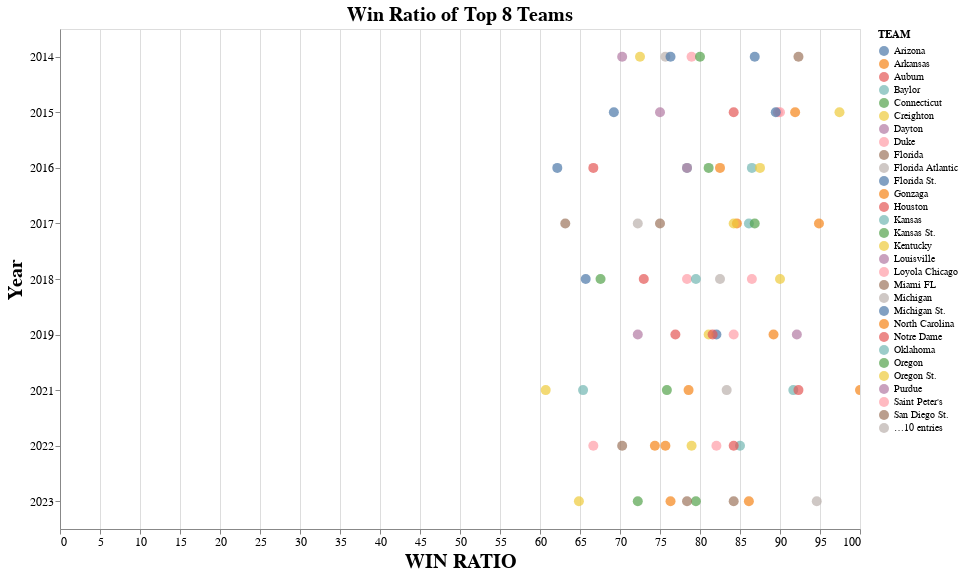

Notebook cell for this chart:
### Code cell
#PLOTTING WIN RATIOS OF TOP 8 TEAMS EVERY YEAR 

WR_Top8 = alt.Chart(top8_teams).mark_point().mark_circle(size=100).encode(
    y='Year:O',
    x='WIN RATIO:Q',
    color='TEAM',
    tooltip=['TEAM', 'Year', 'WIN RATIO', 'POSTSEASON']
).properties(
    title='Win Ratio of Top 8 Teams',
    width=800,
    height=500,
).interactive().configure_title(
    fontSize=20,  # Increase the title font size
    font='Courier',  # Set a different font if needed
    color='black'   # Set title font color to white
).configure_axis(
    labelColor='black',# Set axis label color to white
    labelFontSize = 12,
    titleFont ='Courier',
    titleFontWeight = 'bold',
    titleFontSize = 20,
    titleColor='black'   # Set axis title color to white
)  # Set the background to dark

#WIN RATIO of E8 Teams over the years
WR_Top8.save('WR_top8Teams.html')
display(WR_Top8)

### Figure 1 — Vega-Lite specification as saved in the notebook (floating-point values rounded to 4 significant figures)
{"config": {"view": {"continuousWidth": 300, "continuousHeight": 300}, "axis": {"labelColor": "black", "labelFontSize": 12, "titleColor": "black", "titleFont": "Courier", "titleFontSize": 20, "titleFontWeight": "bold"}, "title": {"color": "black", "font": "Courier", "fontSize": 20}}, "data": {"name": "data-5c537bbfaba63a4a2c3e87cc8abe3e94"}, "mark": {"type": "circle", "size": 100}, "encoding": {"color": {"field": "TEAM", "type": "nominal"}, "tooltip": [{"field": "TEAM", "type": "nominal"}, {"field": "Year", "type": "quantitative"}, {"field": "WIN RATIO", "type": "quantitative"}, {"field": "POSTSEASON", "type": "nominal"}], "x": {"field": "WIN RATIO", "type": "quantitative"}, "y": {"field": "Year", "type": "ordinal"}}, "height": 500, "params": [{"name": "param_1", "select": {"type": "interval", "encodings": ["x", "y"]}, "bind": "scales"}], "title": "Win Ratio of Top 8 Teams", "width": 800, "$schema": "https://vega.github.io/schema/vega-lite/v5.8.0.json", "datasets": {"data-5c537bbfaba63a4a2c3e87cc8abe3e94": [{"Year": 2014, "TEAM": "Arizona", "G": 38, "W": 33, "WIN RATIO": 86.84, "POSTSEASON": "E8"}, {"Year": 2014, "TEAM": "Florida", "G": 39, "W": 36, "WIN RATIO": 92.31, "POSTSEASON": "F4"}, {"Year": 2014, "TEAM": "Michigan", "G": 37, "W": 28, "WIN RATIO": 75.68, "POSTSEASON": "E8"}, {"Year": 2014, "TEAM": "Wisconsin", "G": 38, "W": 30, "WIN RATIO": 78.95, "POSTSEASON": "F4"}, {"Year": 2014, "TEAM": "Michigan St.", "G": 38, "W": 29, "WIN RATIO": 76.32, "POSTSEASON": "E8"}, {"Year": 2014, "TEAM": "Connecticut", "G": 40, "W": 32, "WIN RATIO": 80.0, "POSTSEASON": "Champions"}, {"Year": 2014, "TEAM": "Kentucky", "G": 40, "W": 29, "WIN RATIO": 72.5, "POSTSEASON": "2ND"}, {"Year": 2014, "TEAM": "Dayton", "G": 37, "W": 26, "WIN RATIO": 70.27, "POSTSEASON": "E8"}, {"Year": 2015, "TEAM": "Wisconsin", "G": 40, "W": 36, "WIN RATIO": 90.0, "POSTSEASON": "2ND"}, {"Year": 2015, "TEAM": "Duke", "G": 39, "W": 35, "WIN RATIO": 89.74, "POSTSEASON": "Champions"}, {"Year": 2015, "TEAM": "Arizona", "G": 38, "W": 34, "WIN RATIO": 89.47, "POSTSEASON": "E8"}, {"Year": 2015, "TEAM": "Gonzaga", "G": 37, "W": 34, "WIN RATIO": 91.89, "POSTSEASON": "E8"}, {"Year": 2015, "TEAM": "Louisville", "G": 36, "W": 27, "WIN RATIO": 75.0, "POSTSEASON": "E8"}, {"Year": 2015, "TEAM": "Notre Dame", "G": 38, "W": 32, "WIN RATIO": 84.21, "POSTSEASON": "E8"}, {"Year": 2015, "TEAM": "Kentucky", "G": 39, "W": 38, "WIN RATIO": 97.44, "POSTSEASON": "F4"}, {"Year": 2015, "TEAM": "Michigan St.", "G": 39, "W": 27, "WIN RATIO": 69.23, "POSTSEASON": "F4"}, {"Year": 2016, "TEAM": "Kansas", "G": 37, "W": 32, "WIN RATIO": 86.49, "POSTSEASON": "E8"}, {"Year": 2016, "TEAM": "North Carolina", "G": 40, "W": 33, "WIN RATIO": 82.5, "POSTSEASON": "2ND"}, {"Year": 2016, "TEAM": "Notre Dame", "G": 36, "W": 24, "WIN RATIO": 66.67, "POSTSEASON": "E8"}, {"Year": 2016, "TEAM": "Oklahoma", "G": 37, "W": 29, "WIN RATIO": 78.38, "POSTSEASON": "F4"}, {"Year": 2016, "TEAM": "Oregon", "G": 37, "W": 30, "WIN RATIO": 81.08, "POSTSEASON": "E8"}, {"Year": 2016, "TEAM": "Syracuse", "G": 37, "W": 23, "WIN RATIO": 62.16, "POSTSEASON": "F4"}, {"Year": 2016, "TEAM": "Villanova", "G": 40, "W": 35, "WIN RATIO": 87.5, "POSTSEASON": "Champions"}, {"Year": 2016, "TEAM": "Virginia", "G": 37, "W": 29, "WIN RATIO": 78.38, "POSTSEASON": "E8"}, {"Year": 2017, "TEAM": "Gonzaga", "G": 39, "W": 37, "WIN RATIO": 94.87, "POSTSEASON": "2ND"}, {"Year": 2017, "TEAM": "North Carolina", "G": 39, "W": 33, "WIN RATIO": 84.62, "POSTSEASON": "Champions"}, {"Year": 2017, "TEAM": "Kansas", "G": 36, "W": 31, "WIN RATIO": 86.11, "POSTSEASON": "E8"}, {"Year": 2017, "TEAM": "Kentucky", "G": 38, "W": 32, "WIN RATIO": 84.21, "POSTSEASON": "E8"}, {"Year": 2017, "TEAM": "Oregon", "G": 38, "W": 33, "WIN RATIO": 86.84, "POSTSEASON": "F4"}, {"Year": 2017, "TEAM": "Florida", "G": 36, "W": 27, "WIN RATIO": 75.0, "POSTSEASON": "E8"}, {"Year": 2017, "TEAM": "South Carolina", "G": 36, "W": 26, "WIN RATIO": 72.22, "POSTSEASON": "F4"}, {"Year": 2017, "TEAM": "Xavier", "G": 38, "W": 24, "WIN RATIO": 63.16, "POSTSEASON": "E8"}, {"Year": 2018, "TEAM": "Villanova", "G": 40, "W": 36, "WIN RATIO": 90.0, "POSTSEASON": "Champions"}, {"Year": 2018, "TEAM": "Duke", "G": 37, "W": 29, "WIN RATIO": 78.38, "POSTSEASON": "E8"}, {"Year": 2018, "TEAM": "Kansas", "G": 39, "W": 31, "WIN RATIO": 79.49, "POSTSEASON": "F4"}, {"Year": 2018, "TEAM": "Michigan", "G": 40, "W": 33, "WIN RATIO": 82.5, "POSTSEASON": "2ND"}, {"Year": 2018, "TEAM": "Texas Tech", "G": 37, "W": 27, "WIN RATIO": 72.97, "POSTSEASON": "E8"}, {"Year": 2018, "TEAM": "Florida St.", "G": 35, "W": 23, "WIN RATIO": 65.71, "POSTSEASON": "E8"}, {"Year": 2018, "TEAM": "Kansas St.", "G": 37, "W": 25, "WIN RATIO": 67.57, "POSTSEASON": "E8"}, {"Year": 2018, "TEAM": "Loyola Chicago", "G": 37, "W": 32, "WIN RATIO": 86.49, "POSTSEASON": "F4"}, {"Year": 2019, "TEAM": "Gonzaga", "G": 37, "W": 33, "WIN RATIO": 89.19, "POSTSEASON": "E8"}, {"Year": 2019, "TEAM": "Virginia", "G": 38, "W": 35, "WIN RATIO": 92.11, "POSTSEASON": "Champions"}, {"Year": 2019, "TEAM": "Duke", "G": 38, "W": 32, "WIN RATIO": 84.21, "POSTSEASON": "E8"}, {"Year": 2019, "TEAM": "Michigan St.", "G": 39, "W": 32, "WIN RATIO": 82.05, "POSTSEASON": "F4"}, {"Year": 2019, "TEAM": "Kentucky", "G": 37, "W": 30, "WIN RATIO": 81.08, "POSTSEASON": "E8"}, {"Year": 2019, "TEAM": "Texas Tech", "G": 38, "W": 31, "WIN RATIO": 81.58, "POSTSEASON": "2ND"}, {"Year": 2019, "TEAM": "Purdue", "G": 36, "W": 26, "WIN RATIO": 72.22, "POSTSEASON": "E8"}, {"Year": 2019, "TEAM": "Auburn", "G": 39, "W": 30, "WIN RATIO": 76.92, "POSTSEASON": "F4"}, {"Year": 2021, "TEAM": "Michigan", "G": 24, "W": 20, "WIN RATIO": 83.33, "POSTSEASON": "E8"}, {"Year": 2021, "TEAM": "Baylor", "G": 24, "W": 22, "WIN RATIO": 91.67, "POSTSEASON": "Champions"}, {"Year": 2021, "TEAM": "Gonzaga", "G": 26, "W": 26, "WIN RATIO": 100.0, "POSTSEASON": "2ND"}, {"Year": 2021, "TEAM": "Houston", "G": 26, "W": 24, "WIN RATIO": 92.31, "POSTSEASON": "F4"}, {"Year": 2021, "TEAM": "Arkansas", "G": 28, "W": 22, "WIN RATIO": 78.57, "POSTSEASON": "E8"}, {"Year": 2021, "TEAM": "USC", "G": 29, "W": 22, "WIN RATIO": 75.86, "POSTSEASON": "E8"}, {"Year": 2021, "TEAM": "UCLA", "G": 26, "W": 17, "WIN RATIO": 65.38, "POSTSEASON": "F4"}, {"Year": 2021, "TEAM": "Oregon St.", "G": 28, "W": 17, "WIN RATIO": 60.71, "POSTSEASON": "E8"}, {"Year": 2022, "TEAM": "Kansas", "G": 40, "W": 34, "WIN RATIO": 85.0, "POSTSEASON": "Champions"}, {"Year": 2022, "TEAM": "Duke", "G": 39, "W": 32, "WIN RATIO": 82.05, "POSTSEASON": "F4"}, {"Year": 2022, "TEAM": "Villanova", "G": 38, "W": 30, "WIN RATIO": 78.95, "POSTSEASON": "F4"}, {"Year": 2022, "TEAM": "Arkansas", "G": 37, "W": 28, "WIN RATIO": 75.68, "POSTSEASON": "E8"}, {"Year": 2022, "TEAM": "Houston", "G": 38, "W": 32, "WIN RATIO": 84.21, "POSTSEASON": "E8"}, {"Year": 2022, "TEAM": "North Carolina", "G": 39, "W": 29, "WIN RATIO": 74.36, "POSTSEASON": "2ND"}, {"Year": 2022, "TEAM": "Miami FL", "G": 37, "W": 26, "WIN RATIO": 70.27, "POSTSEASON": "E8"}, {"Year": 2022, "TEAM": "Saint Peter's", "G": 33, "W": 22, "WIN RATIO": 66.67, "POSTSEASON": "E8"}, {"Year": 2023, "TEAM": "Texas", "G": 38, "W": 29, "WIN RATIO": 76.32, "POSTSEASON": "E8"}, {"Year": 2023, "TEAM": "Kansas St.", "G": 36, "W": 26, "WIN RATIO": 72.22, "POSTSEASON": "E8"}, {"Year": 2023, "TEAM": "Gonzaga", "G": 36, "W": 31, "WIN RATIO": 86.11, "POSTSEASON": "E8"}, {"Year": 2023, "TEAM": "Connecticut", "G": 39, "W": 31, "WIN RATIO": 79.49, "POSTSEASON": "Champions"}, {"Year": 2023, "TEAM": "San Diego St.", "G": 38, "W": 32, "WIN RATIO": 84.21, "POSTSEASON": "2ND"}, {"Year": 2023, "TEAM": "Miami FL", "G": 37, "W": 29, "WIN RATIO": 78.38, "POSTSEASON": "F4"}, {"Year": 2023, "TEAM": "Creighton", "G": 37, "W": 24, "WIN RATIO": 64.86, "POSTSEASON": "E8"}, {"Year": 2023, "TEAM": "Florida Atlantic", "G": 37, "W": 35, "WIN RATIO": 94.59, "POSTSEASON": "F4"}]}}
